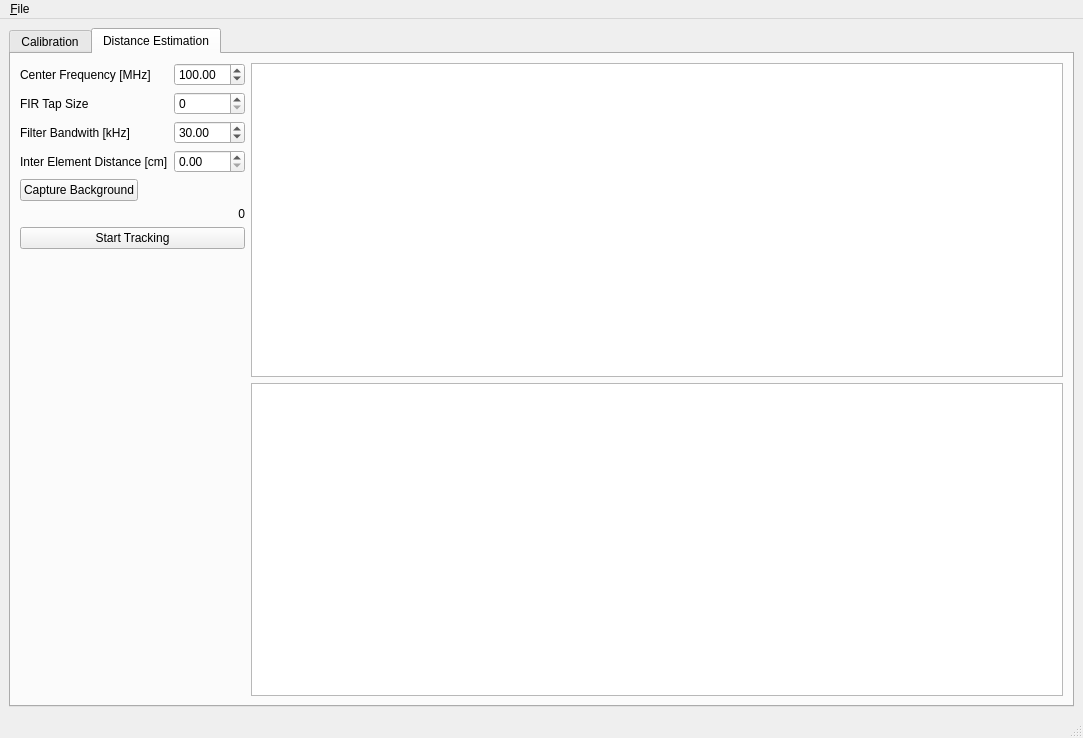
<?xml version="1.0" encoding="UTF-8"?>
<ui version="4.0">
 <class>MainWindow</class>
 <widget class="QMainWindow" name="MainWindow">
  <property name="geometry">
   <rect>
    <x>0</x>
    <y>0</y>
    <width>1083</width>
    <height>738</height>
   </rect>
  </property>
  <property name="windowTitle">
   <string>MainWindow</string>
  </property>
  <widget class="QWidget" name="centralwidget">
   <layout class="QHBoxLayout" name="horizontalLayout_2">
    <item>
     <widget class="QTabWidget" name="tabWidget">
      <property name="currentIndex">
       <number>1</number>
      </property>
      <widget class="QWidget" name="tabCal">
       <attribute name="title">
        <string>Calibration</string>
       </attribute>
       <layout class="QFormLayout" name="formLayout">
        <item row="0" column="0">
         <layout class="QVBoxLayout" name="verticalLayout_5">
          <item>
           <layout class="QFormLayout" name="formLayout_2">
            <item row="0" column="1">
             <widget class="QLineEdit" name="lineStartFreq"/>
            </item>
            <item row="1" column="0">
             <widget class="QLabel" name="labelStopFreq">
              <property name="text">
               <string>Stop Freq (MHz)</string>
              </property>
             </widget>
            </item>
            <item row="1" column="1">
             <widget class="QLineEdit" name="lineStopFreq"/>
            </item>
            <item row="0" column="0">
             <widget class="QLabel" name="labelStartFreq">
              <property name="text">
               <string>Start Freq (MHz)</string>
              </property>
             </widget>
            </item>
            <item row="2" column="0">
             <widget class="QLabel" name="labelDetectionThreshold">
              <property name="text">
               <string>Detection Threshold (dbM)</string>
              </property>
             </widget>
            </item>
            <item row="2" column="1">
             <widget class="QLineEdit" name="lineDetectThrhld"/>
            </item>
           </layout>
          </item>
          <item>
           <spacer name="verticalSpacer">
            <property name="orientation">
             <enum>Qt::Vertical</enum>
            </property>
            <property name="sizeHint" stdset="0">
             <size>
              <width>20</width>
              <height>40</height>
             </size>
            </property>
           </spacer>
          </item>
          <item>
           <widget class="QPushButton" name="btnStartCal">
            <property name="text">
             <string>Start Calibration</string>
            </property>
            <property name="autoExclusive">
             <bool>false</bool>
            </property>
           </widget>
          </item>
          <item>
           <widget class="QProgressBar" name="progBarCal">
            <property name="value">
             <number>0</number>
            </property>
           </widget>
          </item>
         </layout>
        </item>
        <item row="0" column="1">
         <widget class="QGraphicsView" name="graphCal"/>
        </item>
       </layout>
      </widget>
      <widget class="QWidget" name="tab_2">
       <attribute name="title">
        <string>Distance Estimation</string>
       </attribute>
       <layout class="QFormLayout" name="formLayout_3">
        <item row="0" column="1">
         <layout class="QVBoxLayout" name="layoutGraphs">
          <item>
           <layout class="QHBoxLayout" name="layoutMeasure">
            <item>
             <widget class="QGraphicsView" name="graphMeasure"/>
            </item>
           </layout>
          </item>
          <item>
           <widget class="QGraphicsView" name="graphPosition"/>
          </item>
         </layout>
        </item>
        <item row="0" column="0">
         <layout class="QFormLayout" name="formLayout_4">
          <item row="0" column="0">
           <widget class="QLabel" name="label_3">
            <property name="text">
             <string>Center Frequency [MHz]</string>
            </property>
           </widget>
          </item>
          <item row="0" column="1">
           <widget class="QDoubleSpinBox" name="spinCenterFreq">
            <property name="minimum">
             <double>24.000000000000000</double>
            </property>
            <property name="maximum">
             <double>1750.000000000000000</double>
            </property>
            <property name="value">
             <double>100.000000000000000</double>
            </property>
           </widget>
          </item>
          <item row="1" column="0">
           <widget class="QLabel" name="label">
            <property name="text">
             <string>FIR Tap Size</string>
            </property>
           </widget>
          </item>
          <item row="1" column="1">
           <widget class="QSpinBox" name="spinFirTapSize">
            <property name="maximum">
             <number>1000</number>
            </property>
           </widget>
          </item>
          <item row="2" column="0">
           <widget class="QLabel" name="label_2">
            <property name="text">
             <string>Filter Bandwith [kHz]</string>
            </property>
           </widget>
          </item>
          <item row="2" column="1">
           <widget class="QDoubleSpinBox" name="spinFilterBw">
            <property name="maximum">
             <double>200.000000000000000</double>
            </property>
            <property name="value">
             <double>30.000000000000000</double>
            </property>
           </widget>
          </item>
          <item row="3" column="0">
           <widget class="QLabel" name="label_4">
            <property name="text">
             <string>Inter Element Distance [cm]</string>
            </property>
           </widget>
          </item>
          <item row="3" column="1">
           <widget class="QDoubleSpinBox" name="spinInterAntDist">
            <property name="maximum">
             <double>100.000000000000000</double>
            </property>
           </widget>
          </item>
          <item row="5" column="1">
           <widget class="QLabel" name="labelAOA">
            <property name="text">
             <string>0</string>
            </property>
            <property name="alignment">
             <set>Qt::AlignRight|Qt::AlignTrailing|Qt::AlignVCenter</set>
            </property>
           </widget>
          </item>
          <item row="6" column="0" colspan="2">
           <widget class="QPushButton" name="btnStartTrack">
            <property name="text">
             <string>Start Tracking</string>
            </property>
           </widget>
          </item>
          <item row="4" column="0">
           <widget class="QPushButton" name="btnCapBkgrnd">
            <property name="text">
             <string>Capture Background</string>
            </property>
           </widget>
          </item>
         </layout>
        </item>
       </layout>
      </widget>
     </widget>
    </item>
   </layout>
  </widget>
  <widget class="QMenuBar" name="menubar">
   <property name="geometry">
    <rect>
     <x>0</x>
     <y>0</y>
     <width>1083</width>
     <height>22</height>
    </rect>
   </property>
   <property name="autoFillBackground">
    <bool>false</bool>
   </property>
   <widget class="QMenu" name="menu_File">
    <property name="title">
     <string>&amp;File</string>
    </property>
    <widget class="QMenu" name="menu_Save">
     <property name="title">
      <string>&amp;Save</string>
     </property>
     <addaction name="actionCalibration_Data"/>
    </widget>
    <addaction name="menu_Save"/>
    <addaction name="separator"/>
   </widget>
   <addaction name="menu_File"/>
  </widget>
  <widget class="QStatusBar" name="statusbar"/>
  <action name="actionCalibration_Data">
   <property name="text">
    <string>Calibration Data</string>
   </property>
  </action>
 </widget>
 <resources/>
 <connections/>
</ui>
